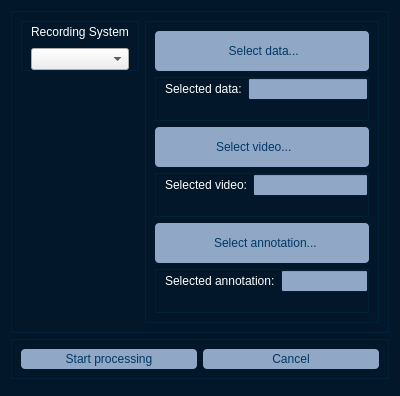
<?xml version="1.0" encoding="UTF-8"?>
<ui version="4.0">
 <class>Form</class>
 <widget class="QDialog" name="Form">
  <property name="geometry">
   <rect>
    <x>0</x>
    <y>0</y>
    <width>400</width>
    <height>393</height>
   </rect>
  </property>
  <property name="palette">
   <palette>
    <active>
     <colorrole role="WindowText">
      <brush brushstyle="SolidPattern">
       <color alpha="255">
        <red>255</red>
        <green>255</green>
        <blue>255</blue>
       </color>
      </brush>
     </colorrole>
     <colorrole role="Button">
      <brush brushstyle="SolidPattern">
       <color alpha="255">
        <red>255</red>
        <green>85</green>
        <blue>255</blue>
       </color>
      </brush>
     </colorrole>
     <colorrole role="Light">
      <brush brushstyle="SolidPattern">
       <color alpha="255">
        <red>255</red>
        <green>255</green>
        <blue>0</blue>
       </color>
      </brush>
     </colorrole>
     <colorrole role="Text">
      <brush brushstyle="SolidPattern">
       <color alpha="255">
        <red>2</red>
        <green>58</green>
        <blue>103</blue>
       </color>
      </brush>
     </colorrole>
     <colorrole role="ButtonText">
      <brush brushstyle="SolidPattern">
       <color alpha="255">
        <red>1</red>
        <green>57</green>
        <blue>102</blue>
       </color>
      </brush>
     </colorrole>
     <colorrole role="Base">
      <brush brushstyle="SolidPattern">
       <color alpha="255">
        <red>144</red>
        <green>167</green>
        <blue>198</blue>
       </color>
      </brush>
     </colorrole>
     <colorrole role="Window">
      <brush brushstyle="SolidPattern">
       <color alpha="255">
        <red>6</red>
        <green>61</green>
        <blue>105</blue>
       </color>
      </brush>
     </colorrole>
     <colorrole role="Shadow">
      <brush brushstyle="SolidPattern">
       <color alpha="255">
        <red>105</red>
        <green>105</green>
        <blue>105</blue>
       </color>
      </brush>
     </colorrole>
     <colorrole role="AlternateBase">
      <brush brushstyle="SolidPattern">
       <color alpha="255">
        <red>0</red>
        <green>255</green>
        <blue>0</blue>
       </color>
      </brush>
     </colorrole>
     <colorrole role="PlaceholderText">
      <brush brushstyle="SolidPattern">
       <color alpha="128">
        <red>2</red>
        <green>58</green>
        <blue>103</blue>
       </color>
      </brush>
     </colorrole>
    </active>
    <inactive>
     <colorrole role="WindowText">
      <brush brushstyle="SolidPattern">
       <color alpha="255">
        <red>255</red>
        <green>255</green>
        <blue>255</blue>
       </color>
      </brush>
     </colorrole>
     <colorrole role="Button">
      <brush brushstyle="SolidPattern">
       <color alpha="255">
        <red>255</red>
        <green>85</green>
        <blue>255</blue>
       </color>
      </brush>
     </colorrole>
     <colorrole role="Light">
      <brush brushstyle="SolidPattern">
       <color alpha="255">
        <red>255</red>
        <green>255</green>
        <blue>255</blue>
       </color>
      </brush>
     </colorrole>
     <colorrole role="Text">
      <brush brushstyle="SolidPattern">
       <color alpha="255">
        <red>2</red>
        <green>58</green>
        <blue>103</blue>
       </color>
      </brush>
     </colorrole>
     <colorrole role="ButtonText">
      <brush brushstyle="SolidPattern">
       <color alpha="255">
        <red>1</red>
        <green>57</green>
        <blue>102</blue>
       </color>
      </brush>
     </colorrole>
     <colorrole role="Base">
      <brush brushstyle="SolidPattern">
       <color alpha="255">
        <red>144</red>
        <green>167</green>
        <blue>198</blue>
       </color>
      </brush>
     </colorrole>
     <colorrole role="Window">
      <brush brushstyle="SolidPattern">
       <color alpha="100">
        <red>4</red>
        <green>59</green>
        <blue>104</blue>
       </color>
      </brush>
     </colorrole>
     <colorrole role="Shadow">
      <brush brushstyle="SolidPattern">
       <color alpha="255">
        <red>105</red>
        <green>105</green>
        <blue>105</blue>
       </color>
      </brush>
     </colorrole>
     <colorrole role="AlternateBase">
      <brush brushstyle="SolidPattern">
       <color alpha="255">
        <red>245</red>
        <green>245</green>
        <blue>245</blue>
       </color>
      </brush>
     </colorrole>
     <colorrole role="PlaceholderText">
      <brush brushstyle="SolidPattern">
       <color alpha="128">
        <red>2</red>
        <green>58</green>
        <blue>103</blue>
       </color>
      </brush>
     </colorrole>
    </inactive>
    <disabled>
     <colorrole role="WindowText">
      <brush brushstyle="SolidPattern">
       <color alpha="255">
        <red>127</red>
        <green>127</green>
        <blue>127</blue>
       </color>
      </brush>
     </colorrole>
     <colorrole role="Button">
      <brush brushstyle="SolidPattern">
       <color alpha="255">
        <red>255</red>
        <green>85</green>
        <blue>255</blue>
       </color>
      </brush>
     </colorrole>
     <colorrole role="Light">
      <brush brushstyle="SolidPattern">
       <color alpha="255">
        <red>255</red>
        <green>255</green>
        <blue>255</blue>
       </color>
      </brush>
     </colorrole>
     <colorrole role="Text">
      <brush brushstyle="SolidPattern">
       <color alpha="255">
        <red>127</red>
        <green>127</green>
        <blue>127</blue>
       </color>
      </brush>
     </colorrole>
     <colorrole role="ButtonText">
      <brush brushstyle="SolidPattern">
       <color alpha="255">
        <red>127</red>
        <green>127</green>
        <blue>127</blue>
       </color>
      </brush>
     </colorrole>
     <colorrole role="Base">
      <brush brushstyle="SolidPattern">
       <color alpha="255">
        <red>135</red>
        <green>135</green>
        <blue>135</blue>
       </color>
      </brush>
     </colorrole>
     <colorrole role="Window">
      <brush brushstyle="SolidPattern">
       <color alpha="255">
        <red>144</red>
        <green>167</green>
        <blue>198</blue>
       </color>
      </brush>
     </colorrole>
     <colorrole role="Shadow">
      <brush brushstyle="SolidPattern">
       <color alpha="255">
        <red>144</red>
        <green>167</green>
        <blue>198</blue>
       </color>
      </brush>
     </colorrole>
     <colorrole role="AlternateBase">
      <brush brushstyle="SolidPattern">
       <color alpha="255">
        <red>245</red>
        <green>245</green>
        <blue>245</blue>
       </color>
      </brush>
     </colorrole>
     <colorrole role="PlaceholderText">
      <brush brushstyle="SolidPattern">
       <color alpha="128">
        <red>255</red>
        <green>255</green>
        <blue>255</blue>
       </color>
      </brush>
     </colorrole>
    </disabled>
   </palette>
  </property>
  <property name="windowTitle">
   <string>Form</string>
  </property>
  <layout class="QVBoxLayout" name="verticalLayout_3">
   <item>
    <widget class="QFrame" name="frame_input">
     <property name="sizePolicy">
      <sizepolicy hsizetype="Preferred" vsizetype="Minimum">
       <horstretch>0</horstretch>
       <verstretch>0</verstretch>
      </sizepolicy>
     </property>
     <property name="frameShape">
      <enum>QFrame::StyledPanel</enum>
     </property>
     <property name="frameShadow">
      <enum>QFrame::Raised</enum>
     </property>
     <layout class="QHBoxLayout" name="horizontalLayout">
      <item alignment="Qt::AlignTop">
       <widget class="QFrame" name="frame_system">
        <property name="sizePolicy">
         <sizepolicy hsizetype="Preferred" vsizetype="Minimum">
          <horstretch>0</horstretch>
          <verstretch>0</verstretch>
         </sizepolicy>
        </property>
        <property name="frameShape">
         <enum>QFrame::StyledPanel</enum>
        </property>
        <property name="frameShadow">
         <enum>QFrame::Raised</enum>
        </property>
        <layout class="QVBoxLayout" name="verticalLayout">
         <property name="topMargin">
          <number>0</number>
         </property>
         <property name="bottomMargin">
          <number>0</number>
         </property>
         <item>
          <widget class="QLabel" name="label">
           <property name="minimumSize">
            <size>
             <width>0</width>
             <height>20</height>
            </size>
           </property>
           <property name="maximumSize">
            <size>
             <width>16777215</width>
             <height>20</height>
            </size>
           </property>
           <property name="text">
            <string>Recording System</string>
           </property>
          </widget>
         </item>
         <item>
          <widget class="QComboBox" name="combo_plugin">
           <property name="minimumSize">
            <size>
             <width>0</width>
             <height>20</height>
            </size>
           </property>
           <property name="toolTip">
            <string>System with that the data was recorded</string>
           </property>
           <property name="styleSheet">
            <string notr="true">QPushButton{
	border:none;
	border-radius: 4px;
	background-color: rgb(144,167,198);
	color: rgb(0,56,101);
	padding-left: 5px;
   padding-right: 5px;
}
QPushButton:hover{
	background-color: rgb(221,229,240);
}
QPushButton:checked{
	background-color: rgb(221,229,240);
}</string>
           </property>
          </widget>
         </item>
        </layout>
       </widget>
      </item>
      <item>
       <widget class="QFrame" name="frame_data">
        <property name="sizePolicy">
         <sizepolicy hsizetype="Preferred" vsizetype="Minimum">
          <horstretch>0</horstretch>
          <verstretch>0</verstretch>
         </sizepolicy>
        </property>
        <property name="frameShape">
         <enum>QFrame::StyledPanel</enum>
        </property>
        <property name="frameShadow">
         <enum>QFrame::Raised</enum>
        </property>
        <layout class="QVBoxLayout" name="verticalLayout_2">
         <item>
          <widget class="QPushButton" name="btn_select_data">
           <property name="minimumSize">
            <size>
             <width>0</width>
             <height>40</height>
            </size>
           </property>
           <property name="toolTip">
            <string>Select sensor data to be loaded</string>
           </property>
           <property name="styleSheet">
            <string notr="true">QPushButton{
	border:none;
	border-radius: 4px;
	background-color: rgb(144,167,198);
	color: rgb(0,56,101);
	padding-left: 5px;
   padding-right: 5px;
}
QPushButton:hover{
	background-color: rgb(221,229,240);
}
QPushButton:checked{
	background-color: rgb(221,229,240);
}</string>
           </property>
           <property name="text">
            <string> Select data...</string>
           </property>
          </widget>
         </item>
         <item>
          <widget class="QFrame" name="frame_load_data">
           <property name="frameShape">
            <enum>QFrame::StyledPanel</enum>
           </property>
           <property name="frameShadow">
            <enum>QFrame::Raised</enum>
           </property>
           <layout class="QHBoxLayout" name="horizontalLayout_3">
            <property name="topMargin">
             <number>0</number>
            </property>
            <property name="rightMargin">
             <number>0</number>
            </property>
            <property name="bottomMargin">
             <number>20</number>
            </property>
            <item>
             <widget class="QLabel" name="label_video_path">
              <property name="text">
               <string>Selected data:</string>
              </property>
             </widget>
            </item>
            <item>
             <widget class="QLineEdit" name="qedit_data_path"/>
            </item>
           </layout>
          </widget>
         </item>
         <item>
          <widget class="QPushButton" name="btn_select_video">
           <property name="minimumSize">
            <size>
             <width>0</width>
             <height>40</height>
            </size>
           </property>
           <property name="toolTip">
            <string>Select a video file to be loaded</string>
           </property>
           <property name="styleSheet">
            <string notr="true">QPushButton{
	border:none;
	border-radius: 4px;
	background-color: rgb(144,167,198);
	color: rgb(0,56,101);
	padding-left: 5px;
   padding-right: 5px;
}
QPushButton:hover{
	background-color: rgb(221,229,240);
}
QPushButton:checked{
	background-color: rgb(221,229,240);
}</string>
           </property>
           <property name="text">
            <string>  Select video...       </string>
           </property>
           <property name="icon">
            <iconset resource="window_buttons.qrc">
             <normaloff>:/btn/images/camera.png</normaloff>:/btn/images/camera.png</iconset>
           </property>
           <property name="iconSize">
            <size>
             <width>30</width>
             <height>30</height>
            </size>
           </property>
          </widget>
         </item>
         <item>
          <widget class="QFrame" name="frame_load_video">
           <property name="frameShape">
            <enum>QFrame::StyledPanel</enum>
           </property>
           <property name="frameShadow">
            <enum>QFrame::Raised</enum>
           </property>
           <layout class="QHBoxLayout" name="horizontalLayout_5">
            <property name="topMargin">
             <number>0</number>
            </property>
            <property name="rightMargin">
             <number>0</number>
            </property>
            <property name="bottomMargin">
             <number>20</number>
            </property>
            <item>
             <widget class="QLabel" name="label_video_path_2">
              <property name="text">
               <string>Selected video:</string>
              </property>
             </widget>
            </item>
            <item>
             <widget class="QLineEdit" name="qedit_video_path"/>
            </item>
           </layout>
          </widget>
         </item>
         <item>
          <widget class="QPushButton" name="btn_select_annotation">
           <property name="minimumSize">
            <size>
             <width>0</width>
             <height>40</height>
            </size>
           </property>
           <property name="toolTip">
            <string>Select an annotation file to be loaded</string>
           </property>
           <property name="styleSheet">
            <string notr="true">QPushButton{
	border:none;
	border-radius: 4px;
	background-color: rgb(144,167,198);
	color: rgb(0,56,101);
	padding-left: 5px;
   padding-right: 5px;
}
QPushButton:hover{
	background-color: rgb(221,229,240);
}
QPushButton:checked{
	background-color: rgb(221,229,240);
}</string>
           </property>
           <property name="text">
            <string>  Select annotation...</string>
           </property>
           <property name="icon">
            <iconset resource="window_buttons.qrc">
             <normaloff>:/btn/images/label.png</normaloff>:/btn/images/label.png</iconset>
           </property>
           <property name="iconSize">
            <size>
             <width>30</width>
             <height>30</height>
            </size>
           </property>
          </widget>
         </item>
         <item>
          <widget class="QFrame" name="frame_load_annotation">
           <property name="frameShape">
            <enum>QFrame::StyledPanel</enum>
           </property>
           <property name="frameShadow">
            <enum>QFrame::Raised</enum>
           </property>
           <layout class="QHBoxLayout" name="horizontalLayout_4">
            <property name="topMargin">
             <number>0</number>
            </property>
            <property name="rightMargin">
             <number>0</number>
            </property>
            <property name="bottomMargin">
             <number>20</number>
            </property>
            <item>
             <widget class="QLabel" name="label_annotation_path">
              <property name="text">
               <string>Selected annotation:</string>
              </property>
             </widget>
            </item>
            <item>
             <widget class="QLineEdit" name="qedit_annotation_path"/>
            </item>
           </layout>
          </widget>
         </item>
        </layout>
       </widget>
      </item>
     </layout>
    </widget>
   </item>
   <item alignment="Qt::AlignTop">
    <widget class="QFrame" name="frame_action">
     <property name="sizePolicy">
      <sizepolicy hsizetype="Preferred" vsizetype="Minimum">
       <horstretch>0</horstretch>
       <verstretch>0</verstretch>
      </sizepolicy>
     </property>
     <property name="frameShape">
      <enum>QFrame::StyledPanel</enum>
     </property>
     <property name="frameShadow">
      <enum>QFrame::Raised</enum>
     </property>
     <layout class="QHBoxLayout" name="horizontalLayout_2">
      <item>
       <widget class="QPushButton" name="btn_ok">
        <property name="minimumSize">
         <size>
          <width>0</width>
          <height>20</height>
         </size>
        </property>
        <property name="palette">
         <palette>
          <active>
           <colorrole role="WindowText">
            <brush brushstyle="SolidPattern">
             <color alpha="255">
              <red>0</red>
              <green>56</green>
              <blue>101</blue>
             </color>
            </brush>
           </colorrole>
           <colorrole role="Button">
            <brush brushstyle="SolidPattern">
             <color alpha="255">
              <red>144</red>
              <green>167</green>
              <blue>198</blue>
             </color>
            </brush>
           </colorrole>
           <colorrole role="Text">
            <brush brushstyle="SolidPattern">
             <color alpha="255">
              <red>0</red>
              <green>56</green>
              <blue>101</blue>
             </color>
            </brush>
           </colorrole>
           <colorrole role="ButtonText">
            <brush brushstyle="SolidPattern">
             <color alpha="255">
              <red>0</red>
              <green>56</green>
              <blue>101</blue>
             </color>
            </brush>
           </colorrole>
           <colorrole role="Base">
            <brush brushstyle="SolidPattern">
             <color alpha="255">
              <red>144</red>
              <green>167</green>
              <blue>198</blue>
             </color>
            </brush>
           </colorrole>
           <colorrole role="Window">
            <brush brushstyle="SolidPattern">
             <color alpha="255">
              <red>144</red>
              <green>167</green>
              <blue>198</blue>
             </color>
            </brush>
           </colorrole>
           <colorrole role="PlaceholderText">
            <brush brushstyle="SolidPattern">
             <color alpha="128">
              <red>0</red>
              <green>56</green>
              <blue>101</blue>
             </color>
            </brush>
           </colorrole>
          </active>
          <inactive>
           <colorrole role="WindowText">
            <brush brushstyle="SolidPattern">
             <color alpha="255">
              <red>0</red>
              <green>56</green>
              <blue>101</blue>
             </color>
            </brush>
           </colorrole>
           <colorrole role="Button">
            <brush brushstyle="SolidPattern">
             <color alpha="255">
              <red>144</red>
              <green>167</green>
              <blue>198</blue>
             </color>
            </brush>
           </colorrole>
           <colorrole role="Text">
            <brush brushstyle="SolidPattern">
             <color alpha="255">
              <red>0</red>
              <green>56</green>
              <blue>101</blue>
             </color>
            </brush>
           </colorrole>
           <colorrole role="ButtonText">
            <brush brushstyle="SolidPattern">
             <color alpha="255">
              <red>0</red>
              <green>56</green>
              <blue>101</blue>
             </color>
            </brush>
           </colorrole>
           <colorrole role="Base">
            <brush brushstyle="SolidPattern">
             <color alpha="255">
              <red>144</red>
              <green>167</green>
              <blue>198</blue>
             </color>
            </brush>
           </colorrole>
           <colorrole role="Window">
            <brush brushstyle="SolidPattern">
             <color alpha="255">
              <red>144</red>
              <green>167</green>
              <blue>198</blue>
             </color>
            </brush>
           </colorrole>
           <colorrole role="PlaceholderText">
            <brush brushstyle="SolidPattern">
             <color alpha="128">
              <red>0</red>
              <green>56</green>
              <blue>101</blue>
             </color>
            </brush>
           </colorrole>
          </inactive>
          <disabled>
           <colorrole role="WindowText">
            <brush brushstyle="SolidPattern">
             <color alpha="255">
              <red>0</red>
              <green>56</green>
              <blue>101</blue>
             </color>
            </brush>
           </colorrole>
           <colorrole role="Button">
            <brush brushstyle="SolidPattern">
             <color alpha="255">
              <red>144</red>
              <green>167</green>
              <blue>198</blue>
             </color>
            </brush>
           </colorrole>
           <colorrole role="Text">
            <brush brushstyle="SolidPattern">
             <color alpha="255">
              <red>0</red>
              <green>56</green>
              <blue>101</blue>
             </color>
            </brush>
           </colorrole>
           <colorrole role="ButtonText">
            <brush brushstyle="SolidPattern">
             <color alpha="255">
              <red>0</red>
              <green>56</green>
              <blue>101</blue>
             </color>
            </brush>
           </colorrole>
           <colorrole role="Base">
            <brush brushstyle="SolidPattern">
             <color alpha="255">
              <red>144</red>
              <green>167</green>
              <blue>198</blue>
             </color>
            </brush>
           </colorrole>
           <colorrole role="Window">
            <brush brushstyle="SolidPattern">
             <color alpha="255">
              <red>144</red>
              <green>167</green>
              <blue>198</blue>
             </color>
            </brush>
           </colorrole>
           <colorrole role="PlaceholderText">
            <brush brushstyle="SolidPattern">
             <color alpha="128">
              <red>0</red>
              <green>56</green>
              <blue>101</blue>
             </color>
            </brush>
           </colorrole>
          </disabled>
         </palette>
        </property>
        <property name="toolTip">
         <string>Return to main window and load specified data</string>
        </property>
        <property name="styleSheet">
         <string notr="true">QPushButton{
	border:none;
	border-radius: 4px;
	background-color: rgb(144,167,198);
	color: rgb(0,56,101);
	padding-left: 5px;
   padding-right: 5px;
}
QPushButton:hover{
	background-color: rgb(221,229,240);
}
QPushButton:checked{
	background-color: rgb(221,229,240);
}</string>
        </property>
        <property name="text">
         <string>Start processing</string>
        </property>
       </widget>
      </item>
      <item>
       <widget class="QPushButton" name="btn_cancel">
        <property name="minimumSize">
         <size>
          <width>0</width>
          <height>20</height>
         </size>
        </property>
        <property name="palette">
         <palette>
          <active>
           <colorrole role="WindowText">
            <brush brushstyle="SolidPattern">
             <color alpha="255">
              <red>0</red>
              <green>56</green>
              <blue>101</blue>
             </color>
            </brush>
           </colorrole>
           <colorrole role="Button">
            <brush brushstyle="SolidPattern">
             <color alpha="255">
              <red>144</red>
              <green>167</green>
              <blue>198</blue>
             </color>
            </brush>
           </colorrole>
           <colorrole role="Text">
            <brush brushstyle="SolidPattern">
             <color alpha="255">
              <red>0</red>
              <green>56</green>
              <blue>101</blue>
             </color>
            </brush>
           </colorrole>
           <colorrole role="ButtonText">
            <brush brushstyle="SolidPattern">
             <color alpha="255">
              <red>0</red>
              <green>56</green>
              <blue>101</blue>
             </color>
            </brush>
           </colorrole>
           <colorrole role="Base">
            <brush brushstyle="SolidPattern">
             <color alpha="255">
              <red>144</red>
              <green>167</green>
              <blue>198</blue>
             </color>
            </brush>
           </colorrole>
           <colorrole role="Window">
            <brush brushstyle="SolidPattern">
             <color alpha="255">
              <red>144</red>
              <green>167</green>
              <blue>198</blue>
             </color>
            </brush>
           </colorrole>
           <colorrole role="PlaceholderText">
            <brush brushstyle="SolidPattern">
             <color alpha="128">
              <red>0</red>
              <green>56</green>
              <blue>101</blue>
             </color>
            </brush>
           </colorrole>
          </active>
          <inactive>
           <colorrole role="WindowText">
            <brush brushstyle="SolidPattern">
             <color alpha="255">
              <red>0</red>
              <green>56</green>
              <blue>101</blue>
             </color>
            </brush>
           </colorrole>
           <colorrole role="Button">
            <brush brushstyle="SolidPattern">
             <color alpha="255">
              <red>144</red>
              <green>167</green>
              <blue>198</blue>
             </color>
            </brush>
           </colorrole>
           <colorrole role="Text">
            <brush brushstyle="SolidPattern">
             <color alpha="255">
              <red>0</red>
              <green>56</green>
              <blue>101</blue>
             </color>
            </brush>
           </colorrole>
           <colorrole role="ButtonText">
            <brush brushstyle="SolidPattern">
             <color alpha="255">
              <red>0</red>
              <green>56</green>
              <blue>101</blue>
             </color>
            </brush>
           </colorrole>
           <colorrole role="Base">
            <brush brushstyle="SolidPattern">
             <color alpha="255">
              <red>144</red>
              <green>167</green>
              <blue>198</blue>
             </color>
            </brush>
           </colorrole>
           <colorrole role="Window">
            <brush brushstyle="SolidPattern">
             <color alpha="255">
              <red>144</red>
              <green>167</green>
              <blue>198</blue>
             </color>
            </brush>
           </colorrole>
           <colorrole role="PlaceholderText">
            <brush brushstyle="SolidPattern">
             <color alpha="128">
              <red>0</red>
              <green>56</green>
              <blue>101</blue>
             </color>
            </brush>
           </colorrole>
          </inactive>
          <disabled>
           <colorrole role="WindowText">
            <brush brushstyle="SolidPattern">
             <color alpha="255">
              <red>0</red>
              <green>56</green>
              <blue>101</blue>
             </color>
            </brush>
           </colorrole>
           <colorrole role="Button">
            <brush brushstyle="SolidPattern">
             <color alpha="255">
              <red>144</red>
              <green>167</green>
              <blue>198</blue>
             </color>
            </brush>
           </colorrole>
           <colorrole role="Text">
            <brush brushstyle="SolidPattern">
             <color alpha="255">
              <red>0</red>
              <green>56</green>
              <blue>101</blue>
             </color>
            </brush>
           </colorrole>
           <colorrole role="ButtonText">
            <brush brushstyle="SolidPattern">
             <color alpha="255">
              <red>0</red>
              <green>56</green>
              <blue>101</blue>
             </color>
            </brush>
           </colorrole>
           <colorrole role="Base">
            <brush brushstyle="SolidPattern">
             <color alpha="255">
              <red>144</red>
              <green>167</green>
              <blue>198</blue>
             </color>
            </brush>
           </colorrole>
           <colorrole role="Window">
            <brush brushstyle="SolidPattern">
             <color alpha="255">
              <red>144</red>
              <green>167</green>
              <blue>198</blue>
             </color>
            </brush>
           </colorrole>
           <colorrole role="PlaceholderText">
            <brush brushstyle="SolidPattern">
             <color alpha="128">
              <red>0</red>
              <green>56</green>
              <blue>101</blue>
             </color>
            </brush>
           </colorrole>
          </disabled>
         </palette>
        </property>
        <property name="toolTip">
         <string>Return to main window without loading data</string>
        </property>
        <property name="styleSheet">
         <string notr="true">QPushButton{
	border:none;
	border-radius: 4px;
	background-color: rgb(144,167,198);
	color: rgb(0,56,101);
	padding-left: 5px;
   padding-right: 5px;
}
QPushButton:hover{
	background-color: rgb(221,229,240);
}
QPushButton:checked{
	background-color: rgb(221,229,240);
}</string>
        </property>
        <property name="text">
         <string>Cancel</string>
        </property>
       </widget>
      </item>
     </layout>
    </widget>
   </item>
   <item>
    <widget class="QFrame" name="frame_loader">
     <property name="frameShape">
      <enum>QFrame::StyledPanel</enum>
     </property>
     <property name="frameShadow">
      <enum>QFrame::Raised</enum>
     </property>
    </widget>
   </item>
  </layout>
 </widget>
 <resources>
  <include location="window_buttons.qrc"/>
 </resources>
 <connections/>
</ui>
